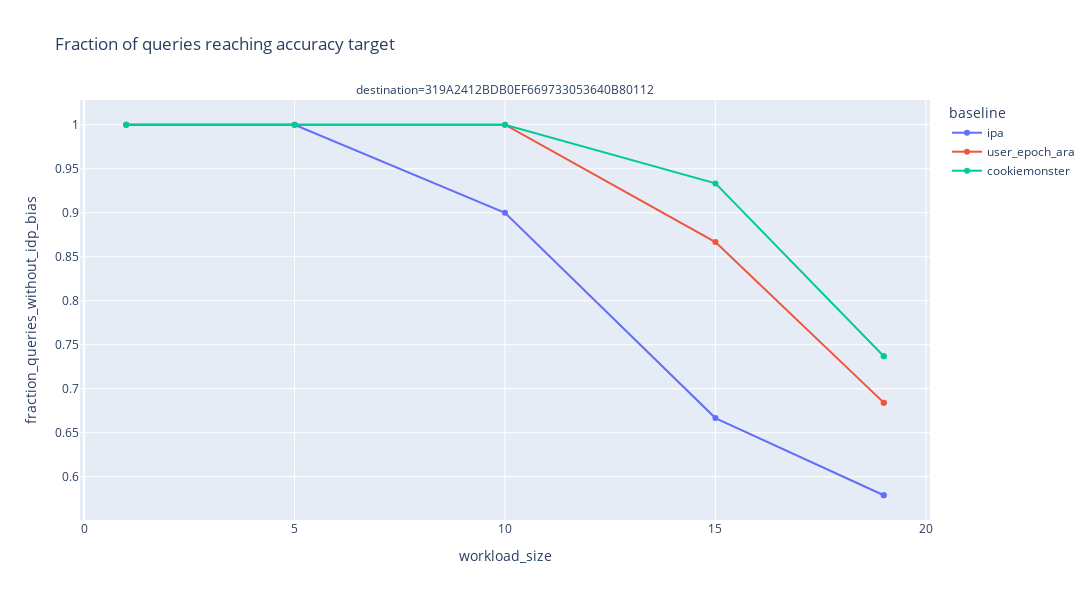
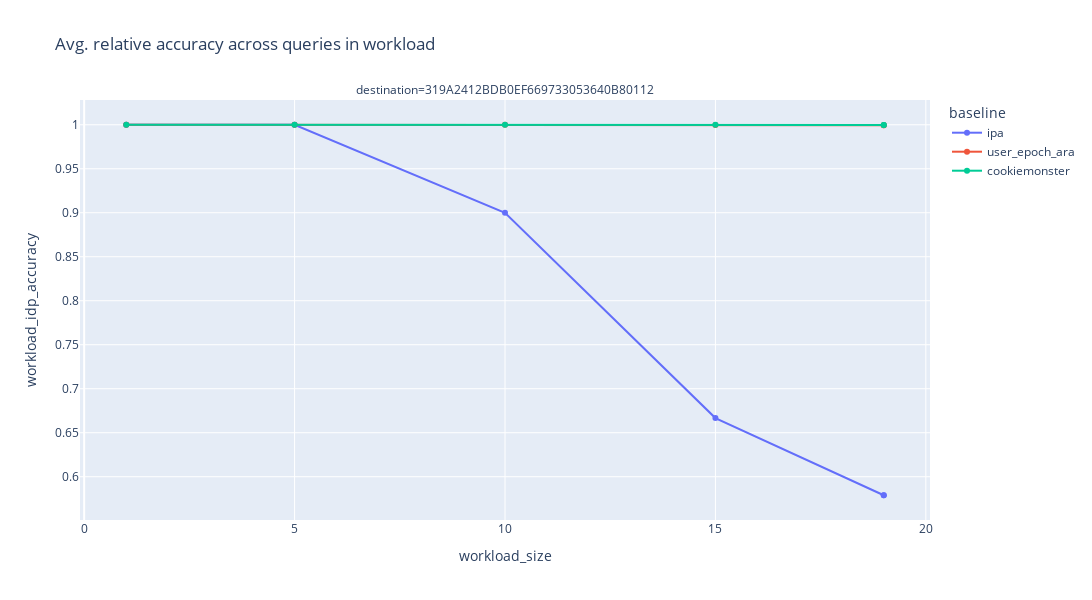
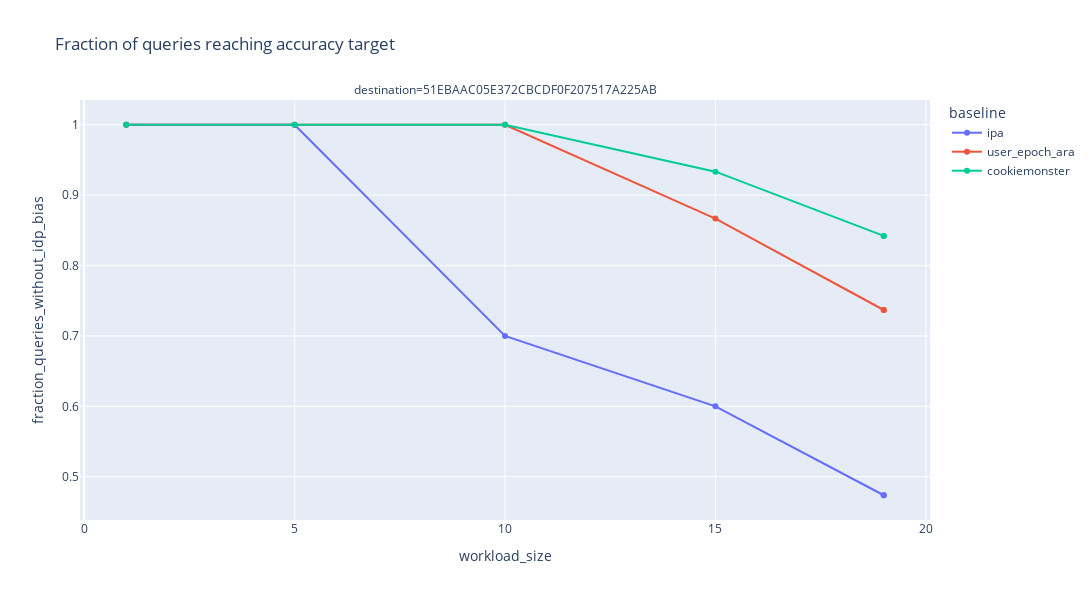
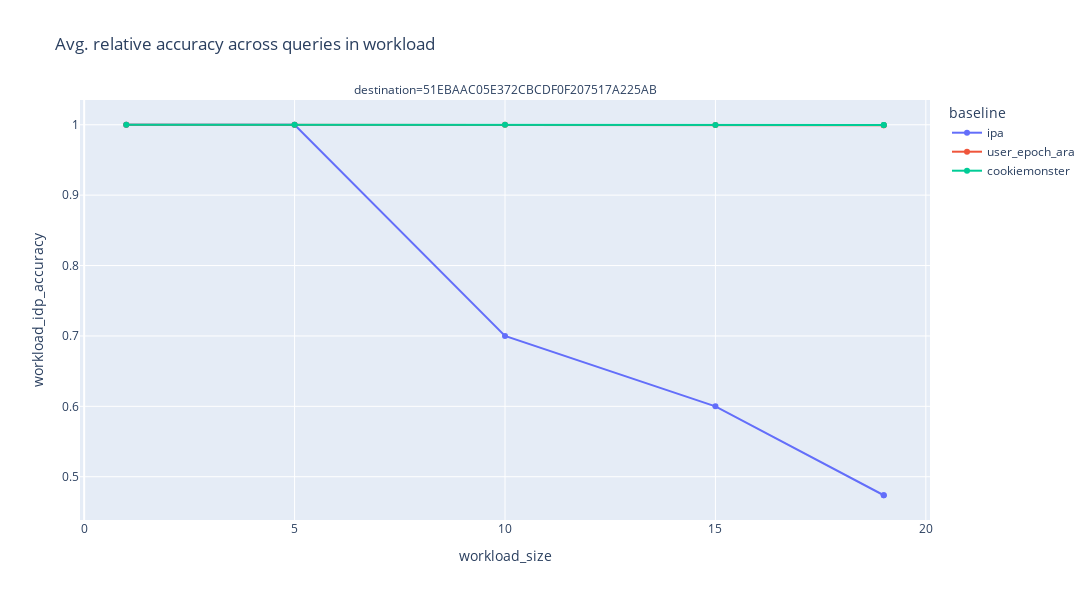

Notebook code cell kept with these figures, in order:
### Code cell
path = "ray/criteo/bias_varying_workload_size"
df = analyze_results(path, "bias", parallelize=False)
for destination in df.groupby(['destination']).destination.unique():
    advertiser = df[df['destination'].isin(destination)]
    plot_accuracy(advertiser)

### Figure 1 — Plotly figure (JSON) as saved in the notebook; plotly's stock layout.template omitted (floating-point values rounded to 4 significant figures)
{"data": [{"hovertemplate": "baseline=ipa<br>destination=319A2412BDB0EF669733053640B80112<br>workload_size=%{x}<br>fraction_queries_without_idp_bias=%{y}<extra></extra>", "legendgroup": "ipa", "line": {"color": "#636efa", "dash": "solid"}, "marker": {"symbol": "circle"}, "mode": "lines+markers", "name": "ipa", "orientation": "v", "showlegend": true, "type": "scatter", "x": [1, 5, 10, 15, 19, 19], "xaxis": "x", "y": [1, 1, 0.9, 0.6667, 0.5789, 0.5789], "yaxis": "y"}, {"hovertemplate": "baseline=user_epoch_ara<br>destination=319A2412BDB0EF669733053640B80112<br>workload_size=%{x}<br>fraction_queries_without_idp_bias=%{y}<extra></extra>", "legendgroup": "user_epoch_ara", "line": {"color": "#EF553B", "dash": "solid"}, "marker": {"symbol": "circle"}, "mode": "lines+markers", "name": "user_epoch_ara", "orientation": "v", "showlegend": true, "type": "scatter", "x": [1, 5, 10, 15, 19, 19], "xaxis": "x", "y": [1, 1, 1, 0.8667, 0.6842, 0.6842], "yaxis": "y"}, {"hovertemplate": "baseline=cookiemonster<br>destination=319A2412BDB0EF669733053640B80112<br>workload_size=%{x}<br>fraction_queries_without_idp_bias=%{y}<extra></extra>", "legendgroup": "cookiemonster", "line": {"color": "#00cc96", "dash": "solid"}, "marker": {"symbol": "circle"}, "mode": "lines+markers", "name": "cookiemonster", "orientation": "v", "showlegend": true, "type": "scatter", "x": [1, 5, 10, 15, 19, 19], "xaxis": "x", "y": [1, 1, 1, 0.9333, 0.7368, 0.7368], "yaxis": "y"}], "layout": {"annotations": [{"showarrow": false, "text": "destination=319A2412BDB0EF669733053640B80112", "x": 0.5, "xanchor": "center", "xref": "paper", "y": 1, "yanchor": "bottom", "yref": "paper"}], "height": 600, "legend": {"title": {"text": "baseline"}, "tracegroupgap": 0}, "title": {"text": "Fraction of queries reaching accuracy target"}, "width": 1100, "xaxis": {"anchor": "y", "domain": [0, 1], "title": {"text": "workload_size"}}, "yaxis": {"anchor": "x", "domain": [0, 1], "title": {"text": "fraction_queries_without_idp_bias"}}}}

### Figure 2 — Plotly figure (JSON) as saved in the notebook; plotly's stock layout.template omitted (floating-point values rounded to 4 significant figures)
{"data": [{"hovertemplate": "baseline=ipa<br>destination=319A2412BDB0EF669733053640B80112<br>workload_size=%{x}<br>workload_idp_accuracy=%{y}<extra></extra>", "legendgroup": "ipa", "line": {"color": "#636efa", "dash": "solid"}, "marker": {"symbol": "circle"}, "mode": "lines+markers", "name": "ipa", "orientation": "v", "showlegend": true, "type": "scatter", "x": [1, 5, 10, 15, 19, 19], "xaxis": "x", "y": [1, 1, 0.9, 0.6667, 0.5789, 0.5789], "yaxis": "y"}, {"hovertemplate": "baseline=user_epoch_ara<br>destination=319A2412BDB0EF669733053640B80112<br>workload_size=%{x}<br>workload_idp_accuracy=%{y}<extra></extra>", "legendgroup": "user_epoch_ara", "line": {"color": "#EF553B", "dash": "solid"}, "marker": {"symbol": "circle"}, "mode": "lines+markers", "name": "user_epoch_ara", "orientation": "v", "showlegend": true, "type": "scatter", "x": [1, 5, 10, 15, 19, 19], "xaxis": "x", "y": [1, 1, 1, 0.9998, 0.9995, 0.9995], "yaxis": "y"}, {"hovertemplate": "baseline=cookiemonster<br>destination=319A2412BDB0EF669733053640B80112<br>workload_size=%{x}<br>workload_idp_accuracy=%{y}<extra></extra>", "legendgroup": "cookiemonster", "line": {"color": "#00cc96", "dash": "solid"}, "marker": {"symbol": "circle"}, "mode": "lines+markers", "name": "cookiemonster", "orientation": "v", "showlegend": true, "type": "scatter", "x": [1, 5, 10, 15, 19, 19], "xaxis": "x", "y": [1, 1, 1, 1.0, 0.9996, 0.9996], "yaxis": "y"}], "layout": {"annotations": [{"showarrow": false, "text": "destination=319A2412BDB0EF669733053640B80112", "x": 0.5, "xanchor": "center", "xref": "paper", "y": 1, "yanchor": "bottom", "yref": "paper"}], "height": 600, "legend": {"title": {"text": "baseline"}, "tracegroupgap": 0}, "title": {"text": "Avg. relative accuracy across queries in workload"}, "width": 1100, "xaxis": {"anchor": "y", "domain": [0, 1], "title": {"text": "workload_size"}}, "yaxis": {"anchor": "x", "domain": [0, 1], "title": {"text": "workload_idp_accuracy"}}}}

### Figure 3 — Plotly figure (JSON) as saved in the notebook; plotly's stock layout.template omitted (floating-point values rounded to 4 significant figures)
{"data": [{"hovertemplate": "baseline=ipa<br>destination=51EBAAC05E372CBCDF0F207517A225AB<br>workload_size=%{x}<br>fraction_queries_without_idp_bias=%{y}<extra></extra>", "legendgroup": "ipa", "line": {"color": "#636efa", "dash": "solid"}, "marker": {"symbol": "circle"}, "mode": "lines+markers", "name": "ipa", "orientation": "v", "showlegend": true, "type": "scatter", "x": [1, 5, 10, 15, 19, 19], "xaxis": "x", "y": [1, 1, 0.7, 0.6, 0.4737, 0.4737], "yaxis": "y"}, {"hovertemplate": "baseline=user_epoch_ara<br>destination=51EBAAC05E372CBCDF0F207517A225AB<br>workload_size=%{x}<br>fraction_queries_without_idp_bias=%{y}<extra></extra>", "legendgroup": "user_epoch_ara", "line": {"color": "#EF553B", "dash": "solid"}, "marker": {"symbol": "circle"}, "mode": "lines+markers", "name": "user_epoch_ara", "orientation": "v", "showlegend": true, "type": "scatter", "x": [1, 5, 10, 15, 19, 19], "xaxis": "x", "y": [1, 1, 1, 0.8667, 0.7368, 0.7368], "yaxis": "y"}, {"hovertemplate": "baseline=cookiemonster<br>destination=51EBAAC05E372CBCDF0F207517A225AB<br>workload_size=%{x}<br>fraction_queries_without_idp_bias=%{y}<extra></extra>", "legendgroup": "cookiemonster", "line": {"color": "#00cc96", "dash": "solid"}, "marker": {"symbol": "circle"}, "mode": "lines+markers", "name": "cookiemonster", "orientation": "v", "showlegend": true, "type": "scatter", "x": [1, 5, 10, 15, 19, 19], "xaxis": "x", "y": [1, 1, 1, 0.9333, 0.8421, 0.8421], "yaxis": "y"}], "layout": {"annotations": [{"showarrow": false, "text": "destination=51EBAAC05E372CBCDF0F207517A225AB", "x": 0.5, "xanchor": "center", "xref": "paper", "y": 1, "yanchor": "bottom", "yref": "paper"}], "height": 600, "legend": {"title": {"text": "baseline"}, "tracegroupgap": 0}, "title": {"text": "Fraction of queries reaching accuracy target"}, "width": 1100, "xaxis": {"anchor": "y", "domain": [0, 1], "title": {"text": "workload_size"}}, "yaxis": {"anchor": "x", "domain": [0, 1], "title": {"text": "fraction_queries_without_idp_bias"}}}}

### Figure 4 — Plotly figure (JSON) as saved in the notebook; plotly's stock layout.template omitted (floating-point values rounded to 4 significant figures)
{"data": [{"hovertemplate": "baseline=ipa<br>destination=51EBAAC05E372CBCDF0F207517A225AB<br>workload_size=%{x}<br>workload_idp_accuracy=%{y}<extra></extra>", "legendgroup": "ipa", "line": {"color": "#636efa", "dash": "solid"}, "marker": {"symbol": "circle"}, "mode": "lines+markers", "name": "ipa", "orientation": "v", "showlegend": true, "type": "scatter", "x": [1, 5, 10, 15, 19, 19], "xaxis": "x", "y": [1, 1, 0.7, 0.6, 0.4737, 0.4737], "yaxis": "y"}, {"hovertemplate": "baseline=user_epoch_ara<br>destination=51EBAAC05E372CBCDF0F207517A225AB<br>workload_size=%{x}<br>workload_idp_accuracy=%{y}<extra></extra>", "legendgroup": "user_epoch_ara", "line": {"color": "#EF553B", "dash": "solid"}, "marker": {"symbol": "circle"}, "mode": "lines+markers", "name": "user_epoch_ara", "orientation": "v", "showlegend": true, "type": "scatter", "x": [1, 5, 10, 15, 19, 19], "xaxis": "x", "y": [1, 1, 1, 0.9995, 0.9994, 0.9994], "yaxis": "y"}, {"hovertemplate": "baseline=cookiemonster<br>destination=51EBAAC05E372CBCDF0F207517A225AB<br>workload_size=%{x}<br>workload_idp_accuracy=%{y}<extra></extra>", "legendgroup": "cookiemonster", "line": {"color": "#00cc96", "dash": "solid"}, "marker": {"symbol": "circle"}, "mode": "lines+markers", "name": "cookiemonster", "orientation": "v", "showlegend": true, "type": "scatter", "x": [1, 5, 10, 15, 19, 19], "xaxis": "x", "y": [1, 1, 1, 0.9998, 0.9998, 0.9998], "yaxis": "y"}], "layout": {"annotations": [{"showarrow": false, "text": "destination=51EBAAC05E372CBCDF0F207517A225AB", "x": 0.5, "xanchor": "center", "xref": "paper", "y": 1, "yanchor": "bottom", "yref": "paper"}], "height": 600, "legend": {"title": {"text": "baseline"}, "tracegroupgap": 0}, "title": {"text": "Avg. relative accuracy across queries in workload"}, "width": 1100, "xaxis": {"anchor": "y", "domain": [0, 1], "title": {"text": "workload_size"}}, "yaxis": {"anchor": "x", "domain": [0, 1], "title": {"text": "workload_idp_accuracy"}}}}
